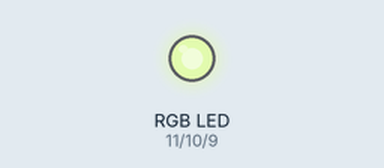
Recording of a sketch running on a simulated Arduino Uno, built with avr-gcc and run on an emulated ATmega328P. Shown: an RGB LED mixed from three pins (HIGH = lit). Dim RGB values are drawn brighter than linear; random numbers use the default seed unless the sketch sets one.

Above: at 0.1 s.
At 5.1 s:
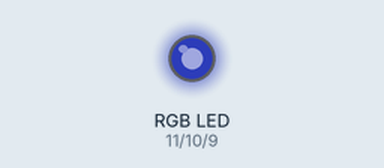
At 9.1 s:
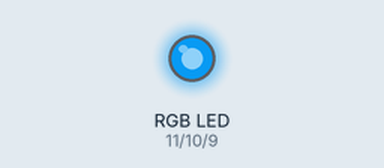
At 19.1 s:
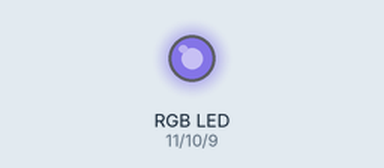
At 29.1 s:
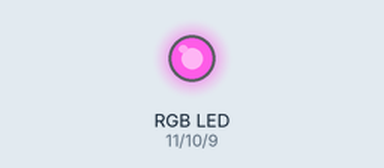
At 39.1 s:
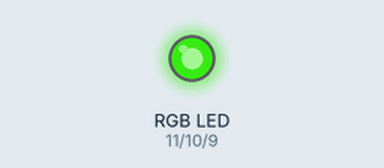
Timing chart, 0 to 40.0 s (numbered marks = the images above):
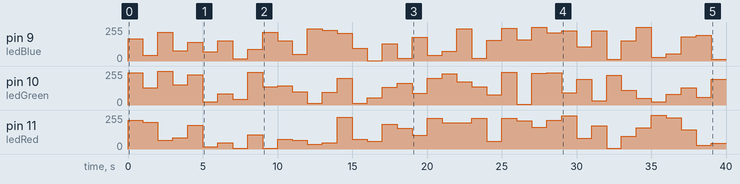

Measured:
- by itself, pin 9 (ledBlue): 0/255 → 167/255 at 0.00 s, → 42/255 1.0 s later, → 216/255 1.0 s later, → 77/255 1.0 s later, … (40 changes in this stretch)
- by itself, pin 11 (ledRed): 0/255 → 217/255 at 0.00 s, → 200/255 1.0 s later, → 67/255 1.0 s later, → 85/255 1.0 s later, … (40 changes in this stretch)

The sketch:

RGB_LED.ino
```cpp
int ledRed = 11;//rgb led의 red부분 핀 설정
int ledGreen = 10;//rgb led의 green부분 핀 설정
int ledBlue = 9;//rgb led의 blue부분 핀 설정

void setColor(int red, int green, int blue);
void setup()
{
 pinMode(ledRed, OUTPUT);    //각 데이터 핀을 출력으로 설정
 pinMode(ledGreen, OUTPUT);
 pinMode(ledBlue, OUTPUT);
}

void loop()
{
  //random으로 색이 바뀌도록 함
  setColor(rand()%256, rand()%256, rand()%256);

  //1초의 지연시간을 줌
  delay(1000);
}

void setColor(int red, int green, int blue) //각각 인자를 받아 색을 출력하는 함수
{
  //analogWrite는 Duty rate를 조절하여 LED가 출력하는 밝기 조절 가능
  analogWrite(ledRed, red);   //red 핀의 값 입력
  analogWrite(ledGreen, green); //green 핀의 값 입력
  analogWrite(ledBlue, blue);     //blue 핀의 값 입력
}
```
